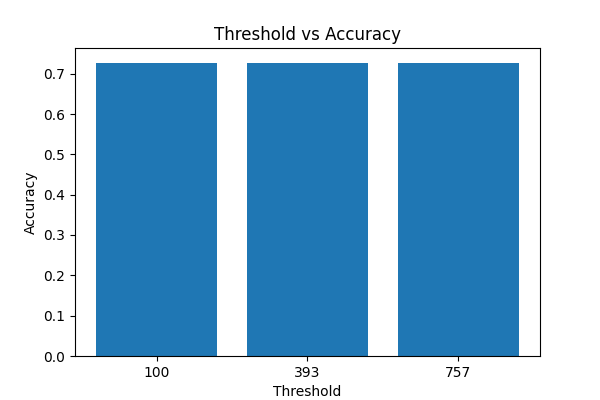

Reproduce this figure in Python.
import csv
import matplotlib.pyplot as plt
from blur_detector import detect_blur

def compute_accuracy(threshold):
    correct = 0
    total = 0

    with open("labels.csv", "r") as file:
        reader = csv.DictReader(file)
        
        for row in reader:
            filename = row["filename"]
            true_label = row["true_label"]

            image_path = f"sample_images/{filename}"
            score, predicted = detect_blur(image_path, threshold)

            if predicted.lower() == true_label.lower():
                correct += 1
            
            total += 1

    return correct / total


# Thresholds to test
thresholds = [100, 393, 757]

accuracies = []

for t in thresholds:
    acc = compute_accuracy(t)
    accuracies.append(acc)
    print(f"Threshold {t} → Accuracy {acc:.2f}")


# Plot
plt.figure(figsize=(6,4))
plt.bar([str(t) for t in thresholds], accuracies)

plt.xlabel("Threshold")
plt.ylabel("Accuracy")
plt.title("Threshold vs Accuracy")

plt.savefig("threshold_comparison.png")
print("Plot saved as threshold_comparison.png")
